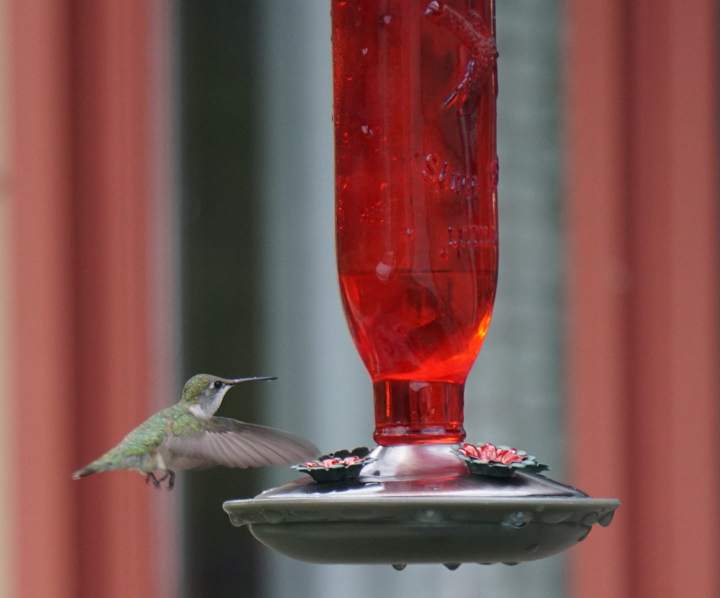
#> input picture cv_openCV_study04/hummingbird.jpg, 1440 x 1195 px (shown at 1/2 size)
$ python opencv_detail09.py
#> lines starting #> are read from the running program, lines starting #| are printed output that depends on the picture
import cv2
import numpy as np

img = cv2.imread("hummingbird.jpg")
#> img is the input picture: shape (1195, 1440, 3); mean B, G, R 78.8, 81.9, 124.9
img = cv2.pyrDown(img)
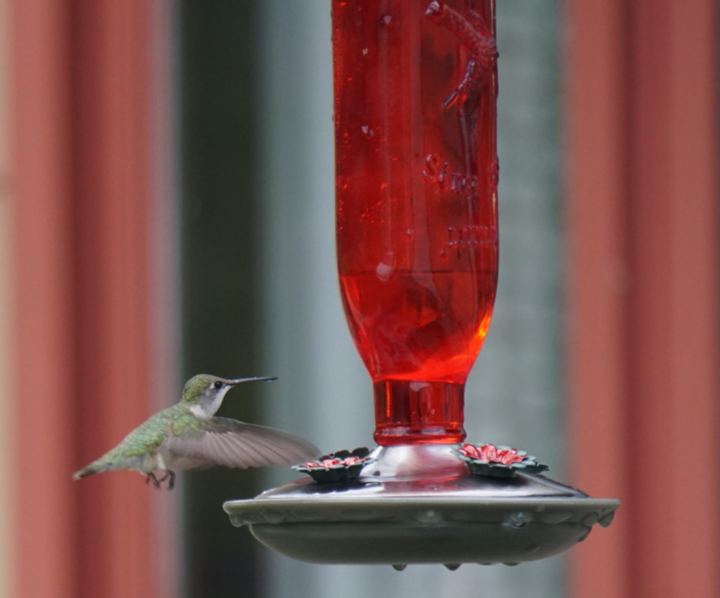
#> img: shape (598, 720, 3); mean B, G, R 78.8, 81.9, 124.9
height, width, _ = img.shape
#> height = 598; width = 720

mat1 = np.float32([[50, 50], [200, 50], [50, 200]]) # 이미지의 현재 3개의 점이
mat2 = np.float32([[10, 100], [200, 50], [100, 250]]) # 이미지의 지정한 3개의 점으로 이동하려 한다.

aff_matrix = cv2.getAffineTransform(mat1, mat2)

aff_img = cv2.warpAffine(img, aff_matrix, (width, height))
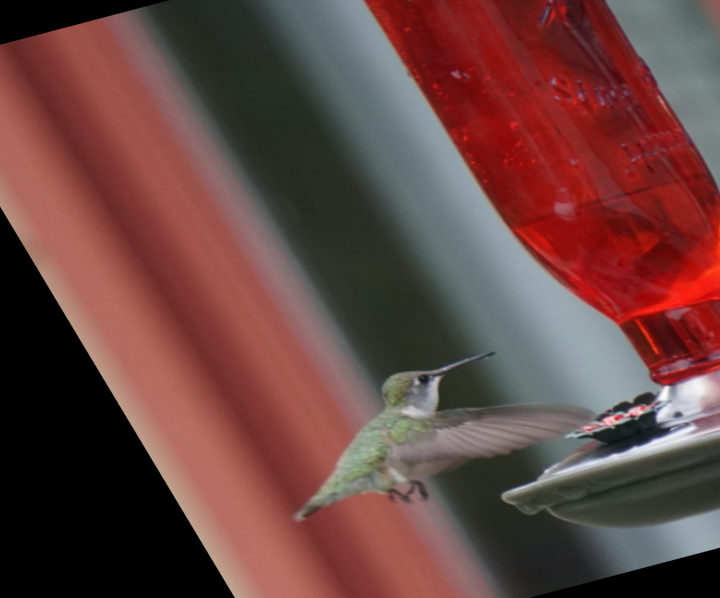
#> aff_img: shape (598, 720, 3); mean B, G, R 65.3, 68, 104

cv2.imshow("original", img)
cv2.imshow("aff Image", aff_img)
cv2.waitKey(0)
cv2.destroyAllWindows()
